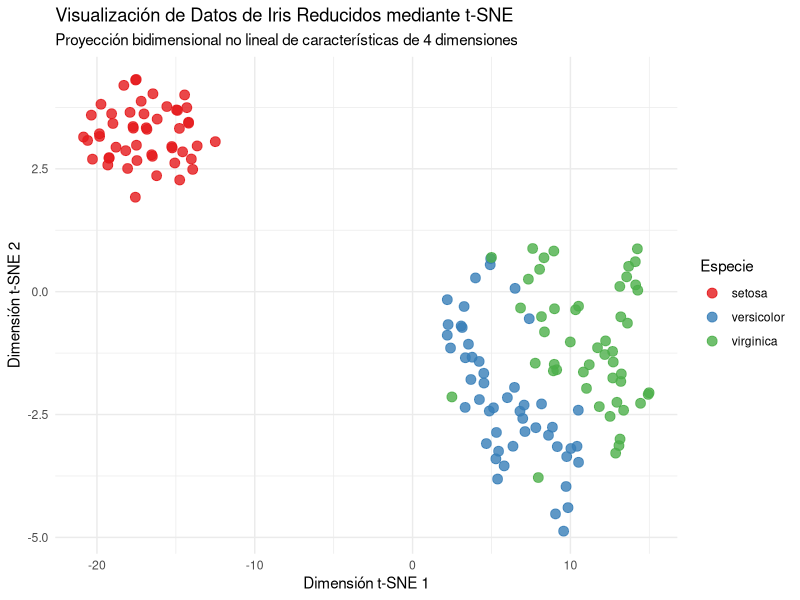

R code for this plot:
# ==============================================================================
# 28_reduccion_dimensionalidad_tsne.R: Reducción de Dimensionalidad con t-SNE
# ==============================================================================

# 1. Carga de librerías
library(tidyverse)
# Nota: Si no tiene instalado 'Rtsne', ejecute: install.packages("Rtsne")
library(Rtsne)

# 2. Carga y preprocesamiento de datos
data("iris")
datos <- as_tibble(iris)

# t-SNE es extremadamente sensible a duplicados exactos y requiere valores numéricos escalados.
# Eliminamos filas duplicadas para prevenir errores en la ejecución de t-SNE.
datos_unicos <- datos %>% distinct()

# Extraer y escalar variables numéricas
datos_num <- datos_unicos %>%
  select(where(is.numeric)) %>%
  scale()

# 3. Entrenamiento (Ejecución de t-SNE)
set.seed(444)
tsne_resultado <- Rtsne(
  datos_num, 
  dims = 2, 
  perplexity = 30, 
  verbose = FALSE, 
  max_iter = 500
)

# 4. Evaluación y Visualización
# Obtener las coordenadas resultantes del espacio bidimensional (Y)
coordenadas_tsne <- as_tibble(tsne_resultado$Y) %>%
  rename(tSNE1 = V1, tSNE2 = V2) %>%
  mutate(Especie = datos_unicos$Species)

# Gráfico de dispersión en 2D mapeando las especies a colores distintivos
ggplot(coordenadas_tsne, aes(x = tSNE1, y = tSNE2, color = Especie)) +
  geom_point(size = 3, alpha = 0.8) +
  theme_minimal() +
  scale_color_brewer(palette = "Set1") +
  labs(title = "Visualización de Datos de Iris Reducidos mediante t-SNE",
       subtitle = "Proyección bidimensional no lineal de características de 4 dimensiones",
       x = "Dimensión t-SNE 1",
       y = "Dimensión t-SNE 2")
